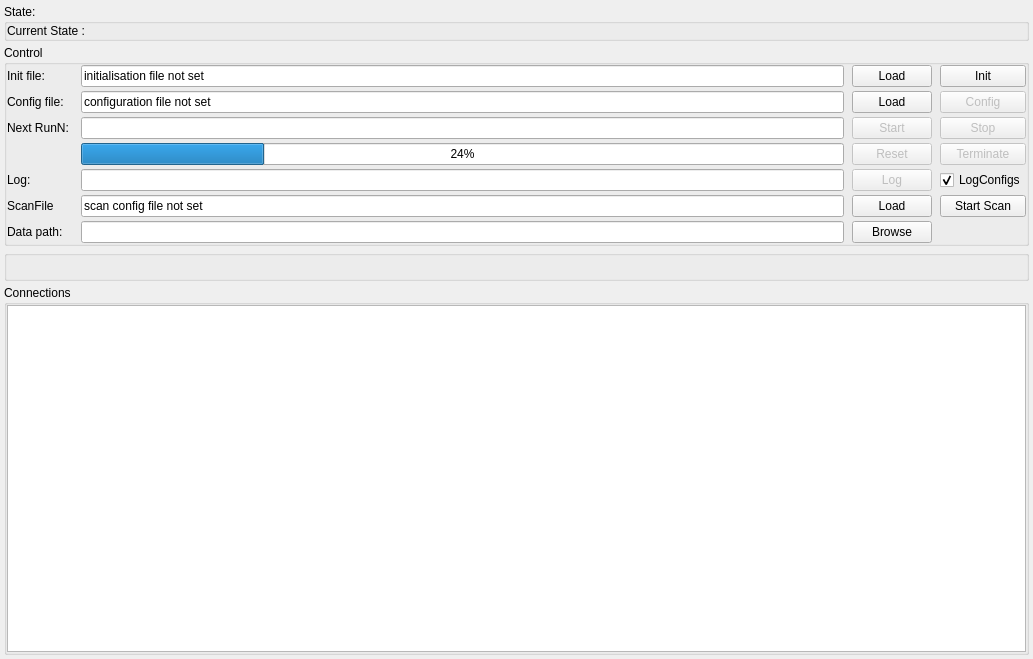
<?xml version="1.0" encoding="UTF-8"?>
<ui version="4.0">
 <class>wndRun</class>
 <widget class="QMainWindow" name="wndRun">
  <property name="enabled">
   <bool>true</bool>
  </property>
  <property name="geometry">
   <rect>
    <x>0</x>
    <y>0</y>
    <width>1033</width>
    <height>659</height>
   </rect>
  </property>
  <property name="windowTitle">
   <string>eudaq Run Control</string>
  </property>
  <widget class="QWidget" name="centralwidget">
   <layout class="QVBoxLayout">
    <property name="spacing">
     <number>4</number>
    </property>
    <property name="leftMargin">
     <number>4</number>
    </property>
    <property name="topMargin">
     <number>4</number>
    </property>
    <property name="rightMargin">
     <number>4</number>
    </property>
    <property name="bottomMargin">
     <number>4</number>
    </property>
    <item>
     <widget class="QGroupBox" name="grpCurrentState">
      <property name="title">
       <string>State:</string>
      </property>
      <layout class="QHBoxLayout">
       <property name="leftMargin">
        <number>0</number>
       </property>
       <property name="topMargin">
        <number>0</number>
       </property>
       <property name="rightMargin">
        <number>0</number>
       </property>
       <property name="bottomMargin">
        <number>0</number>
       </property>
       <item>
        <widget class="QLabel" name="lblCurrent">
         <property name="text">
          <string>Current State :</string>
         </property>
        </widget>
       </item>
      </layout>
     </widget>
    </item>
    <item>
     <widget class="QGroupBox" name="grpControl">
      <property name="title">
       <string>Control</string>
      </property>
      <layout class="QGridLayout">
       <property name="leftMargin">
        <number>0</number>
       </property>
       <property name="topMargin">
        <number>0</number>
       </property>
       <property name="rightMargin">
        <number>0</number>
       </property>
       <property name="bottomMargin">
        <number>0</number>
       </property>
       <property name="horizontalSpacing">
        <number>8</number>
       </property>
       <property name="verticalSpacing">
        <number>4</number>
       </property>
       <item row="3" column="4">
        <widget class="QPushButton" name="btnTerminate">
         <property name="enabled">
          <bool>false</bool>
         </property>
         <property name="toolTip">
          <string>Terminate the DAQ session</string>
         </property>
         <property name="text">
          <string>Terminate</string>
         </property>
        </widget>
       </item>
       <item row="2" column="0">
        <widget class="QLabel" name="lblNextRunNumber">
         <property name="text">
          <string>Next RunN: </string>
         </property>
        </widget>
       </item>
       <item row="0" column="4">
        <widget class="QPushButton" name="btnInit">
         <property name="text">
          <string>Init</string>
         </property>
        </widget>
       </item>
       <item row="3" column="2">
        <widget class="QProgressBar" name="progressBar_scan">
         <property name="value">
          <number>24</number>
         </property>
        </widget>
       </item>
       <item row="2" column="4">
        <widget class="QPushButton" name="btnStop">
         <property name="enabled">
          <bool>false</bool>
         </property>
         <property name="toolTip">
          <string>Stop a run</string>
         </property>
         <property name="text">
          <string>Stop</string>
         </property>
        </widget>
       </item>
       <item row="5" column="4">
        <widget class="QPushButton" name="btnStartScan">
         <property name="text">
          <string>Start Scan</string>
         </property>
        </widget>
       </item>
       <item row="6" column="0">
        <widget class="QLabel" name="lblDataPath">
         <property name="text">
          <string>Data path:</string>
         </property>
        </widget>
       </item>
       <item row="1" column="0">
        <widget class="QLabel" name="lblConfig">
         <property name="text">
          <string>Config file: </string>
         </property>
        </widget>
       </item>
       <item row="5" column="2">
        <widget class="QLineEdit" name="txtScanFile">
         <property name="text">
          <string>scan config file not set</string>
         </property>
        </widget>
       </item>
       <item row="5" column="0">
        <widget class="QLabel" name="label">
         <property name="text">
          <string>ScanFile</string>
         </property>
        </widget>
       </item>
       <item row="0" column="0">
        <widget class="QLabel" name="lblInit">
         <property name="text">
          <string>Init file:</string>
         </property>
        </widget>
       </item>
       <item row="0" column="2">
        <widget class="QLineEdit" name="txtInitFileName">
         <property name="text">
          <string>initialisation file not set</string>
         </property>
        </widget>
       </item>
       <item row="0" column="3">
        <widget class="QPushButton" name="btnLoadInit">
         <property name="text">
          <string>Load</string>
         </property>
        </widget>
       </item>
       <item row="1" column="3">
        <widget class="QPushButton" name="btnLoadConf">
         <property name="text">
          <string>Load</string>
         </property>
        </widget>
       </item>
       <item row="1" column="2">
        <widget class="QLineEdit" name="txtConfigFileName">
         <property name="whatsThis">
          <string extracomment="Configuration file - directly editable or through file dialog."/>
         </property>
         <property name="text">
          <string>configuration file not set</string>
         </property>
        </widget>
       </item>
       <item row="1" column="4">
        <widget class="QPushButton" name="btnConfig">
         <property name="enabled">
          <bool>false</bool>
         </property>
         <property name="sizePolicy">
          <sizepolicy hsizetype="Minimum" vsizetype="Fixed">
           <horstretch>0</horstretch>
           <verstretch>0</verstretch>
          </sizepolicy>
         </property>
         <property name="toolTip">
          <string>Configure using the selected configuration</string>
         </property>
         <property name="text">
          <string>Config</string>
         </property>
        </widget>
       </item>
       <item row="2" column="3">
        <widget class="QPushButton" name="btnStart">
         <property name="enabled">
          <bool>false</bool>
         </property>
         <property name="toolTip">
          <string>Start a run</string>
         </property>
         <property name="text">
          <string>Start</string>
         </property>
        </widget>
       </item>
       <item row="3" column="3">
        <widget class="QPushButton" name="btnReset">
         <property name="enabled">
          <bool>false</bool>
         </property>
         <property name="toolTip">
          <string>Reset all the DAQ clients</string>
         </property>
         <property name="text">
          <string>Reset</string>
         </property>
        </widget>
       </item>
       <item row="2" column="2">
        <widget class="QLineEdit" name="txtNextRunNumber"/>
       </item>
       <item row="5" column="3">
        <widget class="QPushButton" name="btn_LoadScanFile">
         <property name="text">
          <string>Load</string>
         </property>
        </widget>
       </item>
       <item row="6" column="2">
        <widget class="QLineEdit" name="txtDataPath">
         <property name="toolTip">
          <string>Base directory for per-run output folders</string>
         </property>
        </widget>
       </item>
       <item row="4" column="2">
        <widget class="QLineEdit" name="txtLogmsg">
         <property name="toolTip">
          <string>Send a message to the LogCollector</string>
         </property>
        </widget>
       </item>
       <item row="6" column="3">
        <widget class="QPushButton" name="btnLoadDataPath">
         <property name="text">
          <string>Browse</string>
         </property>
        </widget>
       </item>
       <item row="4" column="0">
        <widget class="QLabel" name="lblLogmsg">
         <property name="text">
          <string>Log: </string>
         </property>
        </widget>
       </item>
       <item row="4" column="3">
        <widget class="QPushButton" name="btnLog">
         <property name="enabled">
          <bool>false</bool>
         </property>
         <property name="toolTip">
          <string>Send a log message</string>
         </property>
         <property name="text">
          <string>Log</string>
         </property>
        </widget>
       </item>
       <item row="4" column="4">
        <widget class="QCheckBox" name="checkBox">
         <property name="text">
          <string>LogConfigs</string>
         </property>
         <property name="checked">
          <bool>true</bool>
         </property>
        </widget>
       </item>
      </layout>
     </widget>
    </item>
    <item>
     <widget class="QGroupBox" name="grpStatus">
      <layout class="QGridLayout">
       <property name="leftMargin">
        <number>0</number>
       </property>
       <property name="topMargin">
        <number>0</number>
       </property>
       <property name="rightMargin">
        <number>0</number>
       </property>
       <property name="bottomMargin">
        <number>0</number>
       </property>
       <property name="horizontalSpacing">
        <number>8</number>
       </property>
       <property name="verticalSpacing">
        <number>4</number>
       </property>
       <item row="0" column="0">
        <layout class="QGridLayout" name="grpGrid"/>
       </item>
      </layout>
     </widget>
    </item>
    <item>
     <widget class="QGroupBox" name="grpConnections">
      <property name="title">
       <string>Connections</string>
      </property>
      <layout class="QVBoxLayout">
       <property name="spacing">
        <number>4</number>
       </property>
       <property name="leftMargin">
        <number>0</number>
       </property>
       <property name="topMargin">
        <number>0</number>
       </property>
       <property name="rightMargin">
        <number>0</number>
       </property>
       <property name="bottomMargin">
        <number>0</number>
       </property>
       <item>
        <widget class="QTreeView" name="viewConn">
         <property name="toolTip">
          <string>Processes connected to the Run Control</string>
         </property>
         <property name="rootIsDecorated">
          <bool>false</bool>
         </property>
         <property name="sortingEnabled">
          <bool>true</bool>
         </property>
        </widget>
       </item>
      </layout>
     </widget>
    </item>
   </layout>
  </widget>
  <widget class="QMenuBar" name="menubar">
   <property name="geometry">
    <rect>
     <x>0</x>
     <y>0</y>
     <width>1033</width>
     <height>25</height>
    </rect>
   </property>
  </widget>
 </widget>
 <resources/>
 <connections>
  <connection>
   <sender>txtLogmsg</sender>
   <signal>returnPressed()</signal>
   <receiver>btnLog</receiver>
   <slot>animateClick()</slot>
   <hints>
    <hint type="sourcelabel">
     <x>248</x>
     <y>164</y>
    </hint>
    <hint type="destinationlabel">
     <x>292</x>
     <y>138</y>
    </hint>
   </hints>
  </connection>
 </connections>
</ui>
